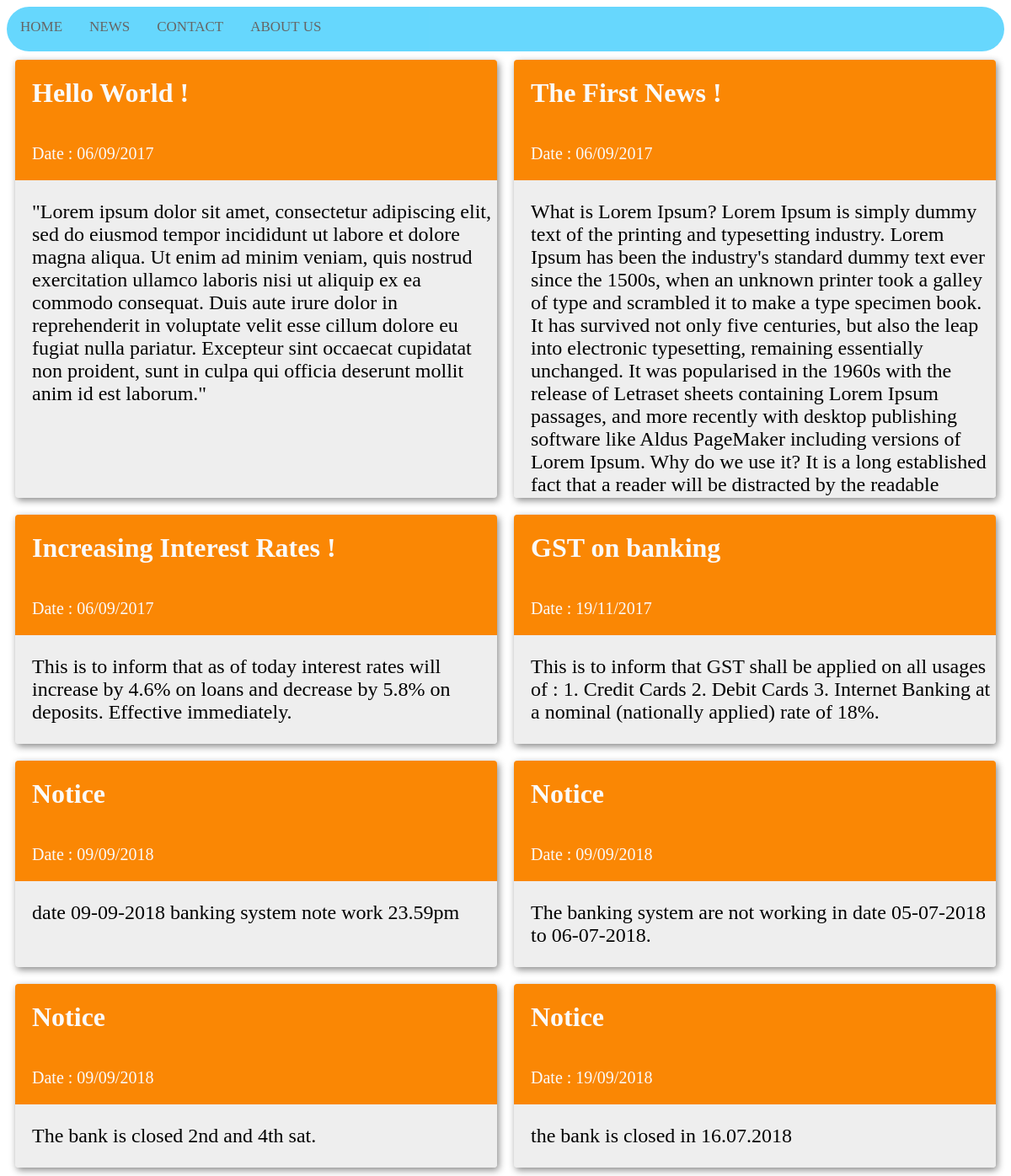
Page /news.php on the committed database.
### tables this page shows
CREATE TABLE IF NOT EXISTS `news` (
  `id` int(10) unsigned NOT NULL AUTO_INCREMENT,
  `title` varchar(40) DEFAULT NULL,
  `created` datetime DEFAULT NULL,
  PRIMARY KEY (`id`)
);

CREATE TABLE IF NOT EXISTS `news_body` (
  `id` int(10) unsigned NOT NULL AUTO_INCREMENT,
  `body` text,
  PRIMARY KEY (`id`)
);

### news.php (the view, shortened to what this page needs)
<?php
    include "navbar.php";
    include "connect.php";
?>
<!DOCTYPE html>
<html>
<head>
    <link rel="stylesheet" href="news_style.css">
</head>
<body>
    <div class="flex-container">
        <?php
            $sql0 = "SELECT id, title, created FROM news ";
            $result = $conn->query($sql0);
            if ($result->num_rows > 0) {
            while($row = $result->fetch_assoc()) {
                $id = $row["id"];
                $sql1 = "SELECT body FROM news_body WHERE id=$id";
                $result1 = $conn->query($sql1); ?>
                <div class="flex-item">
                    <div class="flex-container-title">
                        <h1 id="title"><?php echo $row["title"] . "<br>"; ?></h1>
                    </div>
                    <div class="flex-container-title">
                        <p id="date"><?php echo "Date : " .
                            date("d/m/Y", strtotime($row["created"])); ?></p>
                    </div>
                    <div class="flex-container-body">
                        <p id="news_body"><?php while($row1 = $result1->fetch_assoc()) {
                            echo $row1["body"]; } ?></p>
                    </div>
                </div>
            <?php }
            } else {
                echo "No news available ! Please post some.";
            }
        ?>
    </div>
</body>
</html>

### news_style.css (style rules this page uses)
body, html { height: 100%; background-size: cover; }
.flex-container { display: -webkit-flex; display: flex; width: auto; height: auto; -webkit-flex-wrap: wrap; flex-wrap: wrap; }
.flex-item { -webkit-flex-direction: column; flex-direction: column; flex: 1 1 550px; background-color: #EEEEEE; width: auto; height: auto; max-height: 65vh; margin: 10px; overflow-y: auto; box-shadow: 2px 3px 8px #888888; border-radius: 4px; }
.flex-container-title { display: -webkit-flex; display: flex; width: auto; height: auto; background-color:rgb(250, 135, 4); }
.flex-container-body { display: -webkit-flex; display: flex; background-color: #EEEEEE; }
h1[id="title"] { margin-left: 20px; font-family: Roboto-Thin; color: #FAFAFA; }
p[id="date"] { font-size: 20px; color: #FAFAFA; margin-left: 20px; font-family: Roboto-Regular; }
p[id="news_body"] { font-size: 24px; margin-left: 20px; font-family: Roboto-Regular; }

### rows in the picture
news: title "Hello World !", created "06/09/2017"
news_body: body "\"Lorem ipsum dolor sit amet, consectetur adipiscing elit, sed do eiusmod tempor incididunt ut labore et dolore magna aliqua. Ut enim ad minim veniam, quis nostrud exercitation ullamco laboris nisi ut aliquip ex ea commodo consequat. Duis aute irure dolor in reprehenderit in voluptate velit esse cillum dolore eu fugiat nulla pariatur. Excepteur sint occaecat cupidatat non proident, sunt in culpa qui officia deserunt mollit anim id est laborum.\""
news: title "The First News !", created "06/09/2017"
news_body: body "What is Lorem Ipsum? Lorem Ipsum is simply dummy text of the printing and typesetting industry. Lorem Ipsum has been the industry's standard dummy text ever since the 1500s, when an unknown printer took a galley of type and scrambled it to make a type specimen book. It has survived not only five centuries, but also the leap into electronic typesetting, remaining essentially unchanged. It was popularised in the 1960s with the release of Letraset sheets containing Lorem Ipsum passages, and more recently with desktop publishing software like Aldus PageMaker including versions of Lorem Ipsum. Why do we use it? It is a long established fact that a reader will be distracted by the readable…"
news: title "Increasing Interest Rates !", created "06/09/2017"
news_body: body "This is to inform that as of today interest rates will increase by 4.6% on loans and decrease by 5.8% on deposits. Effective immediately."
news: title "GST on banking", created "19/11/2017"
news_body: body "This is to inform that GST shall be applied on all usages of : 1. Credit Cards 2. Debit Cards 3. Internet Banking at a nominal (nationally applied) rate of 18%."
news: title "Notice", created "09/09/2018"
news_body: body "date 09-09-2018 banking system note work 23.59pm"
news: title "Notice", created "09/09/2018"
news_body: body "The banking system are not working in date 05-07-2018 to 06-07-2018."
news: title "Notice", created "09/09/2018"
news_body: body "The bank is closed 2nd and 4th sat."
news: title "Notice", created "19/09/2018"
news_body: body "the bank is closed in 16.07.2018"
